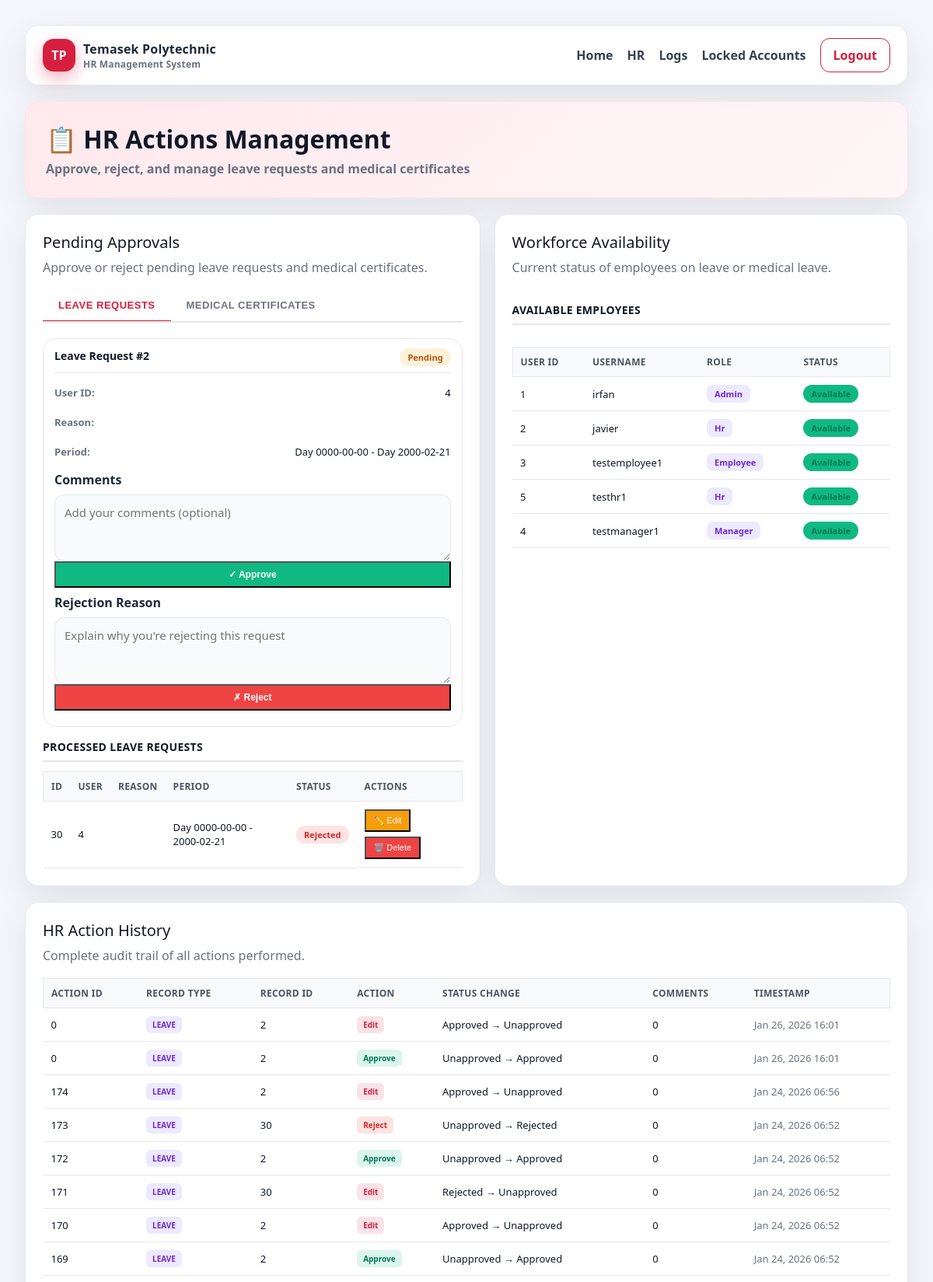
The page /pages/Javier/hr_actions_management.php (signed in, upper part) on the database its author committed.
### tables this page shows
CREATE TABLE `leave_requests` (
  `leave_id` int(11) NOT NULL,
  `user_id` int(11) NOT NULL,
  `leave_type` varchar(50) NOT NULL,
  `start_date` date NOT NULL,
  `end_date` date NOT NULL,
  `reason` text DEFAULT NULL,
  `status` enum('approved','rejected','unapproved') NOT NULL DEFAULT 'unapproved',
  `submitted_at` timestamp NOT NULL DEFAULT current_timestamp(),
  `approved_at` timestamp NULL DEFAULT NULL
);

CREATE TABLE `users` (
  `user_id` int(11) NOT NULL,
  `username` varchar(50) NOT NULL,
  `password_hash` varchar(255) NOT NULL,
  `email` varchar(100) NOT NULL,
  `role` enum('admin','manager','employee','hr') NOT NULL DEFAULT 'employee',
  `status` enum('active','inactive','suspended') NOT NULL DEFAULT 'active',
  `created_at` timestamp NOT NULL DEFAULT current_timestamp(),
  `updated_at` timestamp NOT NULL DEFAULT current_timestamp() ON UPDATE current_timestamp()
);

CREATE TABLE `hr_actions` (
  `action_id` int(11) NOT NULL,
  `hr_user_id` int(11) NOT NULL,
  `record_type` enum('leave','mc') NOT NULL,
  `record_id` int(11) NOT NULL,
  `action_taken` enum('approve','reject','edit','delete') NOT NULL,
  `hr_comments` text DEFAULT NULL,
  `action_timestamp` timestamp NOT NULL DEFAULT current_timestamp() ON UPDATE current_timestamp(),
  `previous_status` enum('unapproved','approved','rejected') NOT NULL,
  `new_status` enum('approved','rejected','unapproved') NOT NULL,
  `user_agent` int(11) NOT NULL
);

### pages/Javier/hr_actions.php (called while the page is built, shortened)
<?php
function getAllHRActions($conn, $filters = []) {
    $sql = "SELECT * FROM hr_actions WHERE 1=1";
    $sql .= " ORDER BY action_timestamp DESC";
    $stmt = $conn->prepare($sql);
    if ($stmt->execute()) {
        $result = $stmt->get_result();
        return ['success' => true, 'data' => $result->fetch_all(MYSQLI_ASSOC)];
    } else {
        return ['success' => false, 'error' => $stmt->error];
    }
}
function getLeaveRequests($conn) {
    $sql = "SELECT * FROM leave_requests";
    $result = $conn->query($sql);
    return $result->fetch_all(MYSQLI_ASSOC);
}
function getWorkforceAvailability($conn) {
    $stmt = $conn->prepare("
        SELECT
            u.user_id,
            u.username,
            u.role,
            CASE
                WHEN lr.leave_id IS NOT NULL THEN 'absent'
                WHEN mc.mc_id IS NOT NULL THEN 'absent'
                ELSE 'available'
            END as status,
            CASE
                WHEN lr.leave_id IS NOT NULL THEN 'leave'
                WHEN mc.mc_id IS NOT NULL THEN 'mc'
                ELSE NULL
            END as absence_type,
            COALESCE(lr.end_date, mc.end_date) as end_date
        FROM users u
        LEFT JOIN leave_requests lr ON u.user_id = lr.user_id AND lr.status = 'approved'
        LEFT JOIN mc_records mc ON u.user_id = mc.user_id AND mc.verification_status = 'approved'
        ORDER BY u.username ASC
    ");
    if ($stmt->execute()) {
        $result = $stmt->get_result();
        $availability = [];
        while ($row = $result->fetch_assoc()) {
            $availability[] = $row;
        }
        return ['success' => true, 'data' => $availability];
    } else {
        return ['success' => false, 'error' => $stmt->error];
    }
}
?>

### pages/Javier/hr_actions_management.php (the view, shortened to what this page needs)
<?php
require_once 'hr_actions.php';
$leave_requests = getLeaveRequests($conn);
$hr_actions_result = getAllHRActions($conn);
$hr_actions = $hr_actions_result['success'] ? $hr_actions_result['data'] : [];
$workforce_result = getWorkforceAvailability($conn);
$workforce_availability = $workforce_result['success'] ? $workforce_result['data'] : [];
?>
<!DOCTYPE html>
<html lang="en">
<head>
    <link rel="stylesheet" href="hr_actions.css">
</head>
<body>
    <div class="shell">
        <div class="topbar">
            <div class="brand">
                <div class="brand-badge">TP</div>
                <div>
                    <div>Temasek Polytechnic</div>
                    <div style="font-size: 12px; color: var(--muted); font-weight: 600;">HR Management System</div>
                </div>
            </div>
            <div class="nav-links">
                <a href="/pages/Irfan/login+logout+homepage/homepage.php">Home</a>
                <a href="/pages/Javier/hr_actions_management.php">HR</a>
                <a href="/pages/Irfan/logs/logs.php">Logs</a>
                <a href="/pages/Irfan/locked_accounts/locked_accounts_hr_secure.php">Locked Accounts</a>
                <a href="/pages/Irfan/login+logout+homepage/logout.php" class="logout">Logout</a>
            </div>
        </div>
        <div class="hero">
            <h1>📋 HR Actions Management</h1>
            <p>Approve, reject, and manage leave requests and medical certificates</p>
        </div>
        <div class="grid">
            <div class="card">
                <div class="card-title">Pending Approvals</div>
                <div class="card-subtitle">Approve or reject pending leave requests and medical certificates.</div>
                <div class="tabs">
                    <button class="tab-button active" onclick="switchTab('leave', this)">Leave Requests</button>
                    <button class="tab-button" onclick="switchTab('mc', this)">Medical Certificates</button>
                </div>
                <div id="leave" class="tab-content active">
                    <?php
                    $pending_leaves = array_filter($leave_requests, function($leave) {
                        return $leave['status'] === 'unapproved';
                    });
                    ?>
                <?php if (count($pending_leaves) > 0): ?>
                    <div class="records-grid">
                        <?php foreach ($pending_leaves as $leave): ?>
                            <div class="record-card">
                                <div class="record-header">
                                    <h3>Leave Request #<?php echo $leave['leave_id']; ?></h3>
                                    <span class="status-badge status-unapproved">Pending</span>
                                </div>
                                <div class="record-details">
                                    <div class="detail-row">
                                        <span class="label">User ID:</span>
                                        <span><?php echo $leave['user_id']; ?></span>
                                    </div>
                                    <div class="detail-row">
                                        <span class="label">Reason:</span>
                                    </div>
                                    <div class="detail-row">
                                        <span class="label">Period:</span>
                                        <span>Day <?php echo $leave['start_date']; ?> - Day <?php echo $leave['end_date']; ?></span>
                                    </div>
                                </div>
                                <form method="POST" class="action-form">
                                    <div class="form-group">
                                        <label for="comment_<?php echo $leave['leave_id']; ?>">Comments</label>
                                        <textarea id="comment_<?php echo $leave['leave_id']; ?>"
                                                  name="comment"
                                                  placeholder="Add your comments (optional)"
                                                  rows="3"></textarea>
                                    </div>
                                    <div class="action-buttons">
                                        <button type="submit" class="btn-success">✓ Approve</button>
                                    </div>
                                </form>
                                <form method="POST" class="action-form">
                                    <div class="form-group">
                                        <label for="comment_reject_<?php echo $leave['leave_id']; ?>">Rejection Reason</label>
                                        <textarea id="comment_reject_<?php echo $leave['leave_id']; ?>"
                                                  name="comment"
                                                  placeholder="Explain why you're rejecting this request"
                                                  rows="3"></textarea>
                                    </div>
                                    <div class="action-buttons">
                                        <button type="submit" class="btn-danger">✗ Reject</button>
                                    </div>
                                </form>
                            </div>
                        <?php endforeach; ?>
                    </div>
                <?php else: ?>
                    <div class="no-records">
                        <p>✓ No pending leave requests at the moment.</p>
                    </div>
                <?php endif; ?>
                <h3 class="section-subtitle">Processed Leave Requests</h3>
                <?php
                $processed_leaves = array_filter($leave_requests, function($leave) {
                    return $leave['status'] !== 'unapproved';
                });
                ?>
                <?php if (count($processed_leaves) > 0): ?>
                    <table class="history-table">
                        <thead>
                            <tr>
                                <th>ID</th>
                                <th>User</th>
                                <th>Reason</th>
                                <th>Period</th>
                                <th>Status</th>
                                <th>Actions</th>
                            </tr>
                        </thead>
                        <tbody>
                            <?php foreach ($processed_leaves as $leave): ?>
                                <tr>
                                    <td><?php echo $leave['leave_id']; ?></td>
                                    <td><?php echo $leave['user_id']; ?></td>
                                    <td><?php echo htmlspecialchars($leave['reason']); ?></td>
                                    <td>Day <?php echo $leave['start_date']; ?> - <?php echo $leave['end_date']; ?></td>
                                    <td><span class="status-badge status-<?php echo $leave['status']; ?>"><?php echo ucfirst($leave['status']); ?></span></td>
                                    <td class="action-cell">
                                        <button type="button" class="btn-small btn-warning" onclick="openEditLeaveModal(<?php echo $leave['leave_id']; ?>, '<?php echo htmlspecialchars($leave['reason']); ?>', '<?php echo $leave['status']; ?>')">✏️ Edit</button>
                                        <form method="POST" style="display:inline;" onsubmit="return confirm('Delete this leave request? This action cannot be undone.');">
                                            <button type="submit" class="btn-small btn-danger">🗑️ Delete</button>
                                        </form>
                                    </td>
                                </tr>
                            <?php endforeach; ?>
                        </tbody>
                    </table>
                <?php else: ?>
                    <p style="text-align: center; color: #999; padding: 20px;">No processed leave requests.</p>
                <?php endif; ?>
                </div>
            </div>
            <div class="card">
                <div class="card-title">Workforce Availability</div>
                <div class="card-subtitle">Current status of employees on leave or medical leave.</div>
                <?php if (count($workforce_availability) > 0): ?>
                    <?php
                        $available_employees = array_filter($workforce_availability, function($emp) {
                            return $emp['status'] === 'available';
                        });
                    ?>
                    <?php if (count($available_employees) > 0): ?>
                        <h3 class="section-subtitle">Available Employees</h3>
                        <table class="availability-table">
                            <thead>
                                <tr>
                                    <th>User ID</th>
                                    <th>Username</th>
                                    <th>Role</th>
                                    <th>Status</th>
                                </tr>
                            </thead>
                            <tbody>
                                <?php foreach ($available_employees as $employee): ?>
                                    <tr class="availability-row availability-available">
                                        <td><?php echo $employee['user_id']; ?></td>
                                        <td><?php echo htmlspecialchars($employee['username']); ?></td>
                                        <td><span class="role-badge"><?php echo ucfirst($employee['role']); ?></span></td>
                                        <td>
                                            <span class="status-badge-availability status-available">
                                                Available
                                            </span>
                                        </td>
                                    </tr>
                                <?php endforeach; ?>
                            </tbody>
                        </table>
                    <?php endif; ?>
                <?php else: ?>
                    <div class="empty">No workforce data available.</div>
                <?php endif; ?>
            </div>
        </div>
        <div class="card">
            <div class="card-title">HR Action History</div>
            <div class="card-subtitle">Complete audit trail of all actions performed.</div>
                <?php if (count($hr_actions) > 0): ?>
                    <table class="history-table">
                        <thead>
                            <tr>
                                <th>Action ID</th>
                                <th>Record Type</th>
                                <th>Record ID</th>
                                <th>Action</th>
                                <th>Status Change</th>
                                <th>Comments</th>
                                <th>Timestamp</th>
                            </tr>
                        </thead>
                        <tbody>
                            <?php foreach ($hr_actions as $hr_action): ?>
                                <tr>
                                    <td><?php echo $hr_action['action_id']; ?></td>
                                    <td><span class="badge-type"><?php echo strtoupper($hr_action['record_type']); ?></span></td>
                                    <td><?php echo $hr_action['record_id']; ?></td>
                                    <td>
                                        <span class="action-badge action-<?php echo $hr_action['action_taken']; ?>">
                                            <?php echo ucfirst($hr_action['action_taken']); ?>
                                        </span>
                                    </td>
                                    <td>
                                        <?php echo ucfirst($hr_action['previous_status']); ?> →
                                        <?php echo ucfirst($hr_action['new_status']); ?>
                                    </td>
                                    <td class="comment-cell"><?php echo htmlspecialchars($hr_action['hr_comments'] ?? 'N/A'); ?></td>
                                    <td class="timestamp"><?php echo date('M d, Y H:i', strtotime($hr_action['action_timestamp'])); ?></td>
                                </tr>
                            <?php endforeach; ?>
                        </tbody>
                    </table>
                <?php else: ?>
                    <div class="empty">No HR actions recorded yet.</div>
                <?php endif; ?>
            </div>
        </div>
</body>
</html>

### rows shown on the page
leave_requests: leave_id "2", user "4", start_date "0000-00-00", end_date "2000-02-21", comment "Add your comments (optional)", comment "Explain why you're rejecting this request"
leave_requests: leave_id "30", user "4", start_date "0000-00-00", end_date "2000-02-21", status "Rejected"
users: user_id "1", username "irfan", role "Admin"
users: user_id "2", username "javier", role "Hr"
users: user_id "3", username "testemployee1", role "Employee"
users: user_id "5", username "testhr1", role "Hr"
users: user_id "4", username "testmanager1", role "Manager"
hr_actions: action "0", record_type "LEAVE", record "2", action_taken "Edit", previous_status "Approved", new_status "Unapproved", hr_comments "0", action_timestamp "Jan 26, 2026 16:01"
hr_actions: action "0", record_type "LEAVE", record "2", action_taken "Approve", previous_status "Unapproved", new_status "Approved", hr_comments "0", action_timestamp "Jan 26, 2026 16:01"
hr_actions: action "174", record_type "LEAVE", record "2", action_taken "Edit", previous_status "Approved", new_status "Unapproved", hr_comments "0", action_timestamp "Jan 24, 2026 06:56"
hr_actions: action "173", record_type "LEAVE", record "30", action_taken "Reject", previous_status "Unapproved", new_status "Rejected", hr_comments "0", action_timestamp "Jan 24, 2026 06:52"
hr_actions: action "172", record_type "LEAVE", record "2", action_taken "Approve", previous_status "Unapproved", new_status "Approved", hr_comments "0", action_timestamp "Jan 24, 2026 06:52"
hr_actions: action "171", record_type "LEAVE", record "30", action_taken "Edit", previous_status "Rejected", new_status "Unapproved", hr_comments "0", action_timestamp "Jan 24, 2026 06:52"
hr_actions: action "170", record_type "LEAVE", record "2", action_taken "Edit", previous_status "Approved", new_status "Unapproved", hr_comments "0", action_timestamp "Jan 24, 2026 06:52"
hr_actions: action "169", record_type "LEAVE", record "2", action_taken "Approve", previous_status "Unapproved", new_status "Approved", hr_comments "0", action_timestamp "Jan 24, 2026 06:52"
